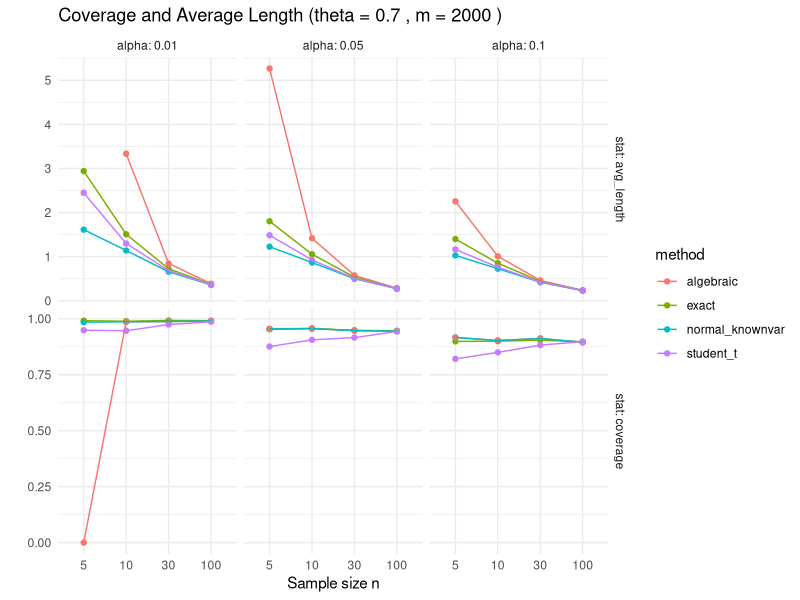
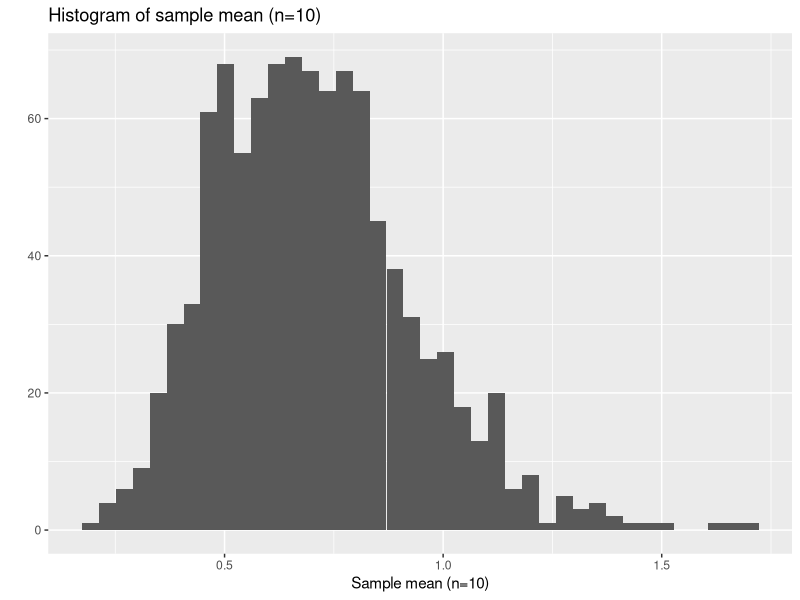

These charts were generated, in order, by the following R code:
## ---- chunk 1
# === USER: set your team id here (two-digit ordinal number from R random selection)
team_id <- 7  # <-- replace 7 with your team id
set.seed(team_id)

# true parameter
theta <- team_id/10

# packages
library(ggplot2)
library(dplyr)
library(tidyr)
options(scipen=10)
library(rmarkdown)
## ---- chunk 2
# Helper: compute CI for one sample (x: numeric vector)
ci_methods <- function(x, alpha, theta_true=NULL){
	n <- length(x)
	xbar <- mean(x)
	s <- sd(x)
	z <- qnorm(1 - alpha/2)
	results <- list()

	# Method 1: exact via chi-square
	# 2 * (1/theta) * n * xbar ~ chi-square_{2n}  => invert to get theta
	# equivalently: 2 n xbar / theta ~ chi2_{2n}
	df <- 2*n
	L <- qchisq(alpha/2, df = df)
	U <- qchisq(1 - alpha/2, df = df)
	ci1 <- c(2*n*xbar / U, 2*n*xbar / L)
	results$exact <- ci1

	# Method 2: normal approx with known variance (uses true theta)
	if(is.null(theta_true)){
		ci2 <- c(NA, NA)
	} else {
		se_known <- theta_true / sqrt(n)
		ci2 <- c(xbar - z * se_known, xbar + z * se_known)
	}
	results$normal_knownvar <- ci2

	# Method 3: solve inequality |theta - xbar| <= z theta / sqrt(n)
	denom1 <- 1 + z / sqrt(n)
	denom2 <- 1 - z / sqrt(n)
	if(denom2 <= 0){
		ci3 <- c(NA, NA)
	} else {
		ci3 <- c(xbar / denom1, xbar / denom2)
	}
	results$algebraic <- ci3

	# Method 4: Student t using sample sd
	tval <- qt(1 - alpha/2, df = n - 1)
	se_sample <- s / sqrt(n)
	ci4 <- c(xbar - tval * se_sample, xbar + tval * se_sample)
	results$student_t <- ci4

	return(results)
}

# Single-run demonstration
demo_sample <- rexp(10, rate = 1/theta)
ci_methods(demo_sample, alpha = 0.05, theta_true = theta)
## ---- chunk 3
run_simulation <- function(n, m = 2000, alphas = c(0.1, 0.05, 0.01), theta = theta){
	out <- list()
	for(alpha in alphas){
		cover_counts <- matrix(0, nrow = m, ncol = 4)
		lengths <- matrix(NA, nrow = m, ncol = 4)
		colnames(cover_counts) <- colnames(lengths) <- c('exact','normal_knownvar','algebraic','student_t')

		for(i in seq_len(m)){
			x <- rexp(n, rate = 1/theta)
			cis <- ci_methods(x, alpha = alpha, theta_true = theta)
			for(j in seq_along(cis)){
				ci <- cis[[j]]
				if(any(is.na(ci))){
					cover_counts[i,j] <- 0
					lengths[i,j] <- NA
				} else {
					cover_counts[i,j] <- (ci[1] <= theta) && (theta <= ci[2])
					lengths[i,j] <- ci[2] - ci[1]
				}
			}
		}

		res <- tibble(
			method = c('exact','normal_knownvar','algebraic','student_t'),
			coverage = colMeans(cover_counts, na.rm = TRUE),
			avg_length = colMeans(lengths, na.rm = TRUE)
		)
		res$alpha <- alpha
		res$n <- n
		out[[as.character(alpha)]] <- res
	}
	do.call(rbind, out)
}

# Parameters: you can increase m for more precise estimates (costs more time)
n_values <- c(5, 10, 30, 100)
m <- 2000
alphas <- c(0.1, 0.05, 0.01)

sim_results <- do.call(rbind, lapply(n_values, function(nn) run_simulation(nn, m = m, alphas = alphas, theta = theta)))
sim_results <- as_tibble(sim_results)
sim_results
## ---- chunk 4
library(knitr)
kable(sim_results, digits = 4)
## ---- chunk 5
sim_long <- sim_results %>%
	pivot_longer(cols = c('coverage','avg_length'), names_to = 'stat', values_to = 'value')

ggplot(sim_long, aes(x = factor(n), y = value, color = method, group = method)) +
	geom_point() + geom_line(aes(group = interaction(method, alpha))) +
	facet_grid(stat ~ alpha, scales = 'free_y', labeller = label_both) +
	labs(x = 'Sample size n', y = '', title = paste('Coverage and Average Length (theta =', theta, ', m =', m, ')')) +
	theme_minimal()
## ---- chunk 6
set.seed(team_id)
X <- replicate(1000, mean(rexp(10, rate = 1/theta)))
qplot(X, bins = 40, xlab = 'Sample mean (n=10)', main = 'Histogram of sample mean (n=10)')
